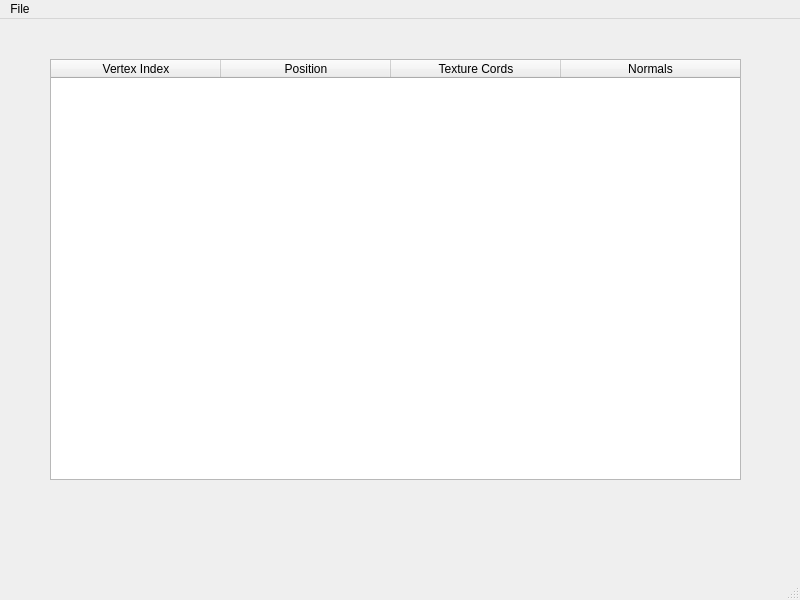
<?xml version="1.0" encoding="UTF-8"?>
<ui version="4.0">
 <class>ObjFileLoader</class>
 <widget class="QMainWindow" name="ObjFileLoader">
  <property name="geometry">
   <rect>
    <x>0</x>
    <y>0</y>
    <width>800</width>
    <height>600</height>
   </rect>
  </property>
  <property name="windowTitle">
   <string>ObjFileLoader</string>
  </property>
  <widget class="QWidget" name="centralwidget">
   <widget class="QTableWidget" name="tableWidget">
    <property name="geometry">
     <rect>
      <x>50</x>
      <y>40</y>
      <width>691</width>
      <height>421</height>
     </rect>
    </property>
    <attribute name="horizontalHeaderCascadingSectionResizes">
     <bool>true</bool>
    </attribute>
    <attribute name="horizontalHeaderDefaultSectionSize">
     <number>170</number>
    </attribute>
    <attribute name="horizontalHeaderShowSortIndicator" stdset="0">
     <bool>false</bool>
    </attribute>
    <attribute name="horizontalHeaderStretchLastSection">
     <bool>true</bool>
    </attribute>
    <column>
     <property name="text">
      <string>Vertex Index</string>
     </property>
     <property name="font">
      <font>
       <pointsize>9</pointsize>
      </font>
     </property>
    </column>
    <column>
     <property name="text">
      <string>Position</string>
     </property>
    </column>
    <column>
     <property name="text">
      <string>Texture Cords</string>
     </property>
    </column>
    <column>
     <property name="text">
      <string>Normals</string>
     </property>
    </column>
   </widget>
  </widget>
  <widget class="QMenuBar" name="menubar">
   <property name="geometry">
    <rect>
     <x>0</x>
     <y>0</y>
     <width>800</width>
     <height>21</height>
    </rect>
   </property>
   <widget class="QMenu" name="File">
    <property name="title">
     <string>File</string>
    </property>
    <addaction name="Open"/>
   </widget>
   <addaction name="File"/>
  </widget>
  <widget class="QStatusBar" name="statusbar"/>
  <action name="Open">
   <property name="text">
    <string>Open</string>
   </property>
  </action>
 </widget>
 <resources/>
 <connections/>
</ui>
